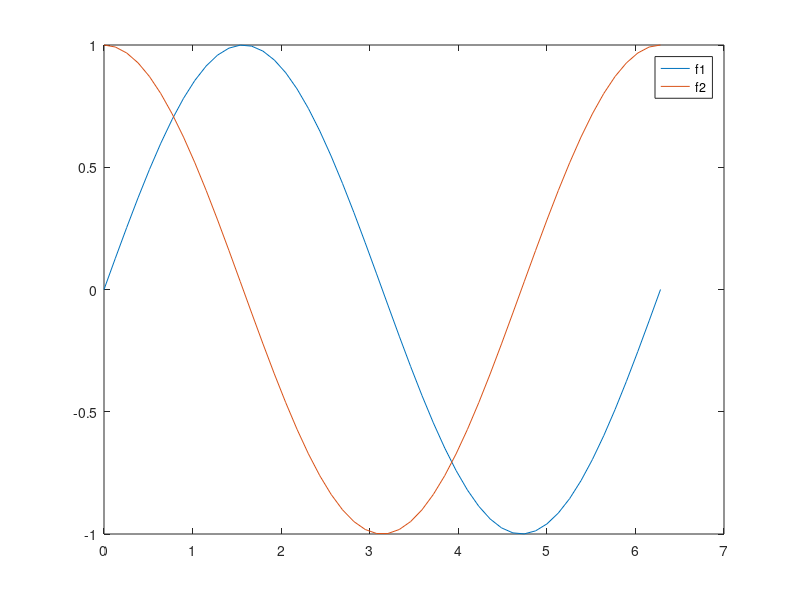
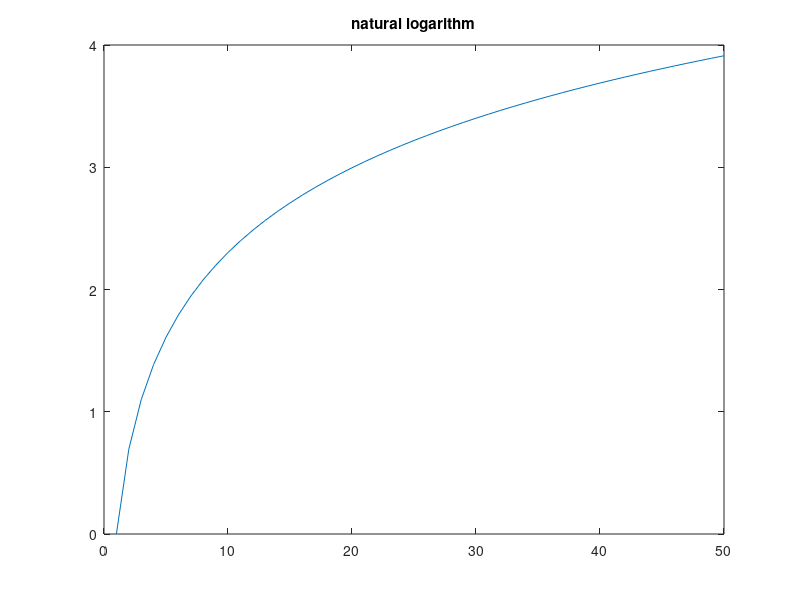

These figures' MATLAB source, in order:
clc;
clear all;

% plot the sinus function
figure (1)
x = linspace(0,2*pi,50);  % create a vector from 0 to 2*pi within 50 increments
plot(x,sin(x));

% plot the natural logarithm
figure(2)
y = [1:50];                    % create a vector from 1 to 50 in steps of 1
plot(y,log(y));

title('natural logarithm')     % add a title
% 

% add another curve to figure 1
figure(1)
hold all                       % to not delete the former plot!
plot(x,sin(x+pi/2));
% add legend
legend('f1','f2')

